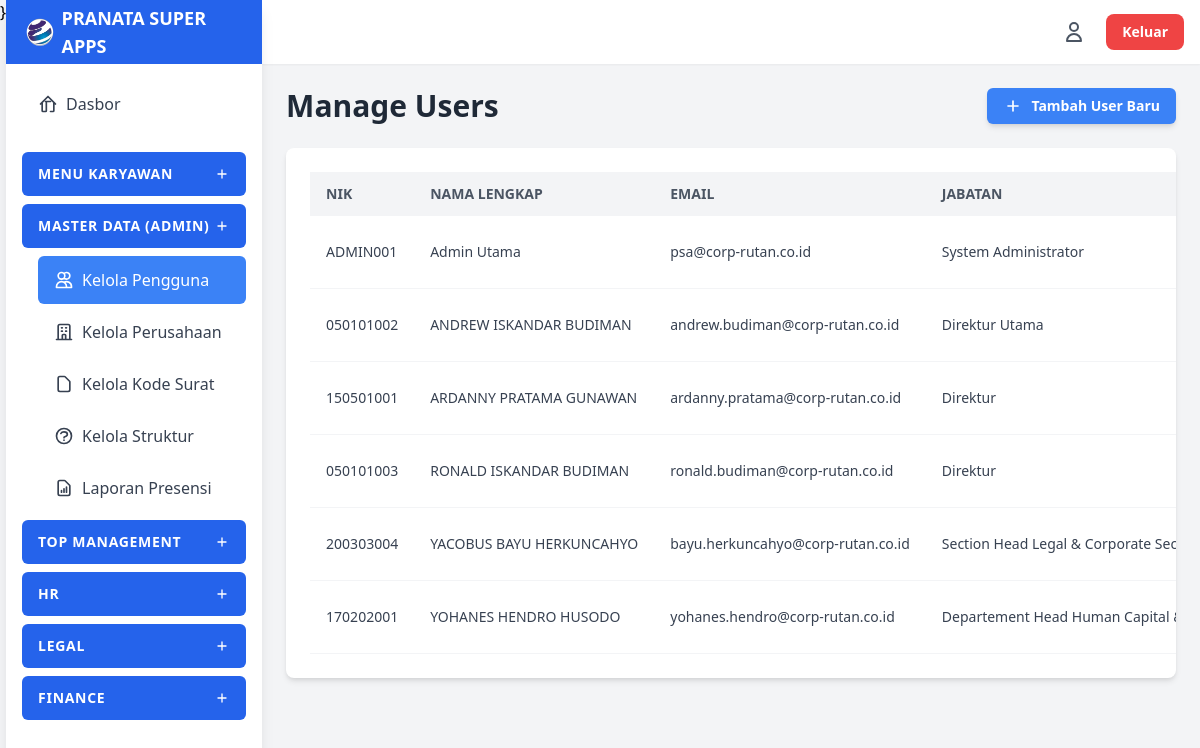
/modules/users/manage_users.php (signed in), run on the app's committed database.
### tables this page shows
CREATE TABLE `users` (
  `id` int(11) NOT NULL,
  `nik` varchar(50) NOT NULL COMMENT 'Nomor Induk Karyawan',
  `password` varchar(255) NOT NULL COMMENT 'Gunakan password_hash() di PHP',
  `nama_lengkap` varchar(255) NOT NULL,
  `email` varchar(255) NOT NULL,
  `jenis_kelamin` enum('Laki-laki','Perempuan') DEFAULT NULL,
  `alamat` text DEFAULT NULL,
  `telepon` varchar(30) DEFAULT NULL,
  `no_ktp` varchar(50) DEFAULT NULL,
  `npwp` varchar(50) DEFAULT NULL,
  `status_perkawinan` varchar(20) DEFAULT NULL COMMENT 'Misal: TK/0, K/1, K/2, K/3',
  `pendidikan_terakhir` enum('Tidak Sekolah','SD','SMP','SMA/SMK','D1','D2','D3','S1','S2','S3') DEFAULT NULL,
  `jumlah_tanggungan` int(2) NOT NULL DEFAULT 0,
  `nama_jabatan` varchar(100) DEFAULT NULL,
  `pic` varchar(100) DEFAULT NULL,
  `id_direktorat` int(11) DEFAULT NULL,
  `id_divisi` int(11) DEFAULT NULL,
  `id_departemen` int(11) DEFAULT NULL,
  `id_section` int(11) DEFAULT NULL,
  `atasan_id` int(11) DEFAULT NULL COMMENT 'FK ke users.id (Atasan Langsung)',
  `tanggal_masuk` date DEFAULT NULL,
  `jumlah_cuti` int(5) DEFAULT 12,
  `penempatan_kerja` varchar(100) DEFAULT NULL,
  `status_karyawan` enum('PKWT','PKWTT','BOD','BOC','Freelance','OS','Magang','KHL') NOT NULL DEFAULT 'PKWT',
  `terakhir_cuti` date DEFAULT NULL,
  `expired_pkwt` date DEFAULT NULL,
  `bank_nama` varchar(100) DEFAULT NULL,
  `bank_rekening` varchar(100) DEFAULT NULL,
  `bank_atas_nama` varchar(255) DEFAULT NULL,
  `kontak_darurat_nama` varchar(255) DEFAULT NULL,
  `kontak_darurat_hubungan` varchar(100) DEFAULT NULL,
  `kontak_darurat_telepon` varchar(30) DEFAULT NULL,
  `tier` enum('Admin','Staf','Supervisor','Manager','Direksi','Komisaris','Pemegang Saham') NOT NULL,
  `app_akses` enum('Admin','HR','Legal','Finance','Top Management','Karyawan') NOT NULL DEFAULT 'Karyawan',
  `foto_profile_path` varchar(255) DEFAULT NULL,
  `created_at` timestamp NOT NULL DEFAULT current_timestamp()
);

### modules/users/manage_users.php (the view, shortened to what this page needs)
<?php
$page_title = "Manage Users";
require '../../includes/header.php';
$users_list = [];
$conn_get = new mysqli($servername, $username, $password, $dbname);
if ($conn_get->connect_error) {
    $error_message_onload = "Koneksi Gagal: " . $conn_get->connect_error;
} else {
    $conn_get->set_charset("utf8mb4");
    $sql = " SELECT u.id, u.nik, u.nama_lengkap, u.email, u.nama_jabatan, u.tier, u.status_karyawan, dir.nama_direktorat, dv.nama_divisi, dep.nama_departemen FROM users u LEFT JOIN direktorat dir ON u.id_direktorat = dir.id LEFT JOIN divisi dv ON u.id_divisi = dv.id LEFT JOIN departemen dep ON u.id_departemen = dep.id ORDER BY u.nama_lengkap ASC ";
    $result = $conn_get->query($sql);
    if ($result) {
        while ($row = $result->fetch_assoc()) {
            $users_list[] = $row;
        }
    } else {
        $error_message_onload = "Error query: " . $conn_get->error;
    }
}
require '../../includes/sidebar.php';
?>
<main class="flex-1 overflow-x-hidden overflow-y-auto bg-gray-100 p-6">
    <div class="flex justify-between items-center mb-6">
        <h1 class="text-3xl font-bold text-gray-800"><?php echo $page_title; ?></h1>
        <a href="<?php echo BASE_URL; ?>/modules/users/add_user.php" class="btn-primary-sm flex items-center shadow-md px-4 py-2 text-sm font-semibold no-underline">
        <svg class="w-5 h-5 mr-2" fill="none" stroke="currentColor" viewBox="0 0 24 24" xmlns="http://www.w3.org/2000/svg"><path stroke-linecap="round" stroke-linejoin="round" stroke-width="2" d="M12 6v6m0 0v6m0-6h6m-6 0H6"></path></svg>
           Tambah User Baru
        </a>
    </div>
    <div class="card">
        <div class="card-content overflow-x-auto">
            <table class="w-full min-w-max">
                <thead>
                    <tr class="bg-gray-100 text-left text-sm font-semibold text-gray-600 uppercase">
                        <th class="py-3 px-4">NIK</th>
                        <th class="py-3 px-4">Nama Lengkap</th>
                        <th class="py-3 px-4">Email</th>
                        <th class="py-3 px-4">Jabatan</th>
                    </tr>
                </thead>
                <tbody class="text-gray-700 text-sm">
                    <?php if (empty($users_list)): ?>
                        <tr> <td colspan="8" class="py-4 px-4 text-center text-gray-500">Belum ada data user.</td> </tr>
                    <?php else: ?>
                        <?php foreach ($users_list as $user): ?>
                            <tr class="border-b border-gray-100 hover:bg-gray-50">
                                <td class="py-3 px-4"><?php echo htmlspecialchars($user['nik']); ?></td>
                                <td class="py-3 px-4 font-medium"><?php echo htmlspecialchars($user['nama_lengkap']); ?></td>
                                <td class="py-3 px-4"><?php echo htmlspecialchars($user['email']); ?></td>
                                <td class="py-3 px-4"><?php echo htmlspecialchars($user['nama_jabatan'] ?? 'N/A'); ?></td>
                            </tr>
                        <?php endforeach; ?>
                    <?php endif; ?>
                </tbody>
            </table>
        </div>
    </div>
</main>
<?php
require '../../includes/footer.php';
?>

### includes/header.php (style rules this page uses)
.card { background-color: white; border-radius: 0.5rem; box-shadow: 0 4px 6px -1px rgba(0, 0, 0, 0.1), 0 2px 4px -1px rgba(0, 0, 0, 0.06); overflow: hidden; }
.card-content { padding: 1.5rem; }
.btn-primary-sm { padding: 0.25rem 0.75rem; font-size: 0.875rem; font-weight: 500; color: white; background-color: #3b82f6; border-radius: 0.375rem; transition: background-color 0.2s; text-decoration: none; }
.no-underline { text-decoration: none; }

### data on the page
users: nik "ADMIN001", nama_lengkap "Admin Utama", email "psa@corp-rutan.co.id", nama_jabatan "System Administrator"
users: nik "050101002", nama_lengkap "ANDREW ISKANDAR BUDIMAN", email "andrew.budiman@corp-rutan.co.id", nama_jabatan "Direktur Utama"
users: nik "150501001", nama_lengkap "ARDANNY PRATAMA GUNAWAN", email "ardanny.pratama@corp-rutan.co.id", nama_jabatan "Direktur"
users: nik "050101003", nama_lengkap "RONALD ISKANDAR BUDIMAN", email "ronald.budiman@corp-rutan.co.id", nama_jabatan "Direktur"
users: nik "200303004", nama_lengkap "YACOBUS BAYU HERKUNCAHYO", email "bayu.herkuncahyo@corp-rutan.co.id", nama_jabatan "Section Head Legal & Corporate…"
users: nik "170202001", nama_lengkap "YOHANES HENDRO HUSODO", email "yohanes.hendro@corp-rutan.co.id", nama_jabatan "Departement Head Human Capital…"

### other printed values
$title "MENU KARYAWAN MASTER DATA (ADMIN) TOP MANAGEMENT HR LEGAL FINANCE"
$page_title "Manage Users"
